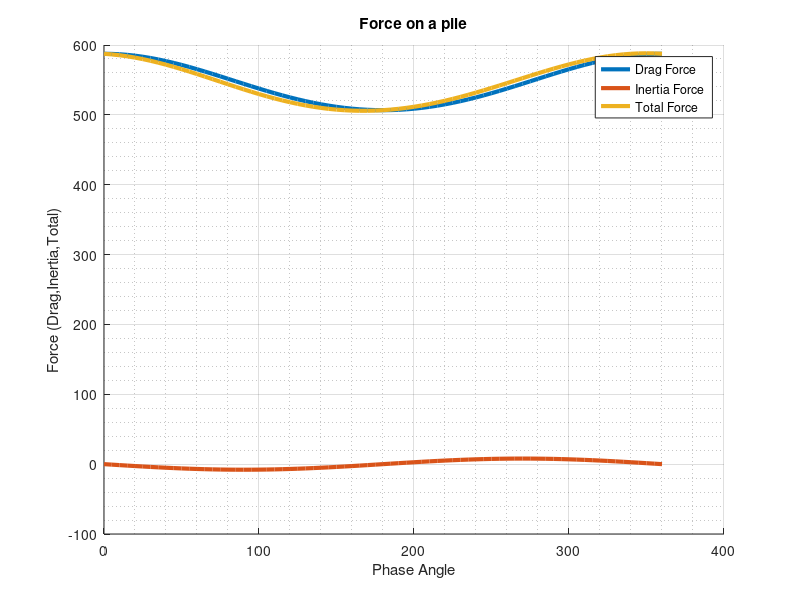

This figure's MATLAB source:
clear all
clc %% Next line has inputs for the problem
D = input ('Enter the diameter of the pile (m)...');
d = input ('Enter the water depth (m)...');
rho = 1025;
g = 9.81;
H = input ('Enter the wave height (m)...');
T = input ('Enter the wave period (sec)...');
Vcs = input ('Enter the surface current velocity (m/s)...');
Vcb = input ('Enter the seabed current velocity (m/s)...');
Vc = 0.5 * (Vcs + Vcb);
fprintf('Depth Averaged current is %4.2f m/s\n ',Vc);
depth_ratio = d/(g*T^2); %% to calculate Tapp (We can put Multiplication factor as 1 if Tapp is not required)
x = Vc/(g*T);
fprintf('d/gT^2 = %5.3f \n',depth_ratio);
fprintf('Vc/gTw = %5.3f \n',x);
r = input ('Enter the multiplication factor from fig 5.2 for Vc/gTw...');
Tapp = r * T;
fprintf('Apparent Wave Period is %5.2f m/s \n',Tapp);
L0 = g/(2*pi) * Tapp^2; %% for calculating the actual wave length (Deep or Intermediate)
Cd = input ('Enter the Drag Coefficient...');
Cm = input ('Enter the Inertia Coefficient...');
q = d/L0;
fprintf('d/L0 = %5.3f \n',q);
r = input('Enter d/L from Wave Table...'); %% If deep water condition is to be used then d/L can be same as d/Lo.
L = d/r;
k = 2*pi/L;
fprintf('Wavelength for the given water depth is %5.3f m \n',L);
fprintf('Wave Number is %5.3f cycles/m \n',k);
sec = input('Enter the number of sections per pile...'); %% Code starts
omega = 2*pi/Tapp;
y = 0:-d/sec:-d;
theta = 0:5:360;
a = length(theta);
b = length(y);
for i = 1:a
   for j = 1:b
        u(i,j) = (((0.5 * H * omega * cosh(k*(d+y(j)))) * (cosd(theta(i))))/(cosh(k*d)))+((Vcs * (d+y(j)))/d);
        acc(i,j) = - (0.5 * omega^2 * H * cosh(k*(d+y(j))) * sind(theta(i)))/(cosh(k*d));
        Fd(i,j) = (0.5 * Cd * rho * D * u(i,j) * abs(u(i,j)))/1000;
        Fi(i,j) = (pi * D^2 * Cm * rho * acc(i,j) * 0.25)/1000;
        F(i,j) = Fd(i,j) + Fi(i,j);
   end
end
for i = 1:a
    Drag(i) = 0.5*((Fd(i,1)+Fd(i,end))+(2*(sum(Fd(i,:))-Fd(i,1)-Fd(i,end))))*(d/sec);
    Inertia(i) = 0.5*((Fi(i,1)+Fi(i,end))+(2*(sum(Fi(i,:))-Fi(i,1)-Fi(i,end))))*(d/sec);
    Ft(i) = 0.5*((F(i,1)+F(i,end))+(2*(sum(F(i,:))-F(i,1)-F(i,end))))*(d/sec);
end
figure
hold on
grid on
grid minor
plot (theta,Drag,"LineWidth",3)
plot (theta,Inertia,"LineWidth",3)
plot (theta,Ft,"LineWidth",3)
xlabel('Phase Angle')
ylabel('Force (Drag,Inertia,Total)')
title ('Force on a pile')
legend('Drag Force','Inertia Force','Total Force')
F_Max = max(Ft);
fprintf ('Maximum force on the pile is %5.2f kN \n',F_Max);